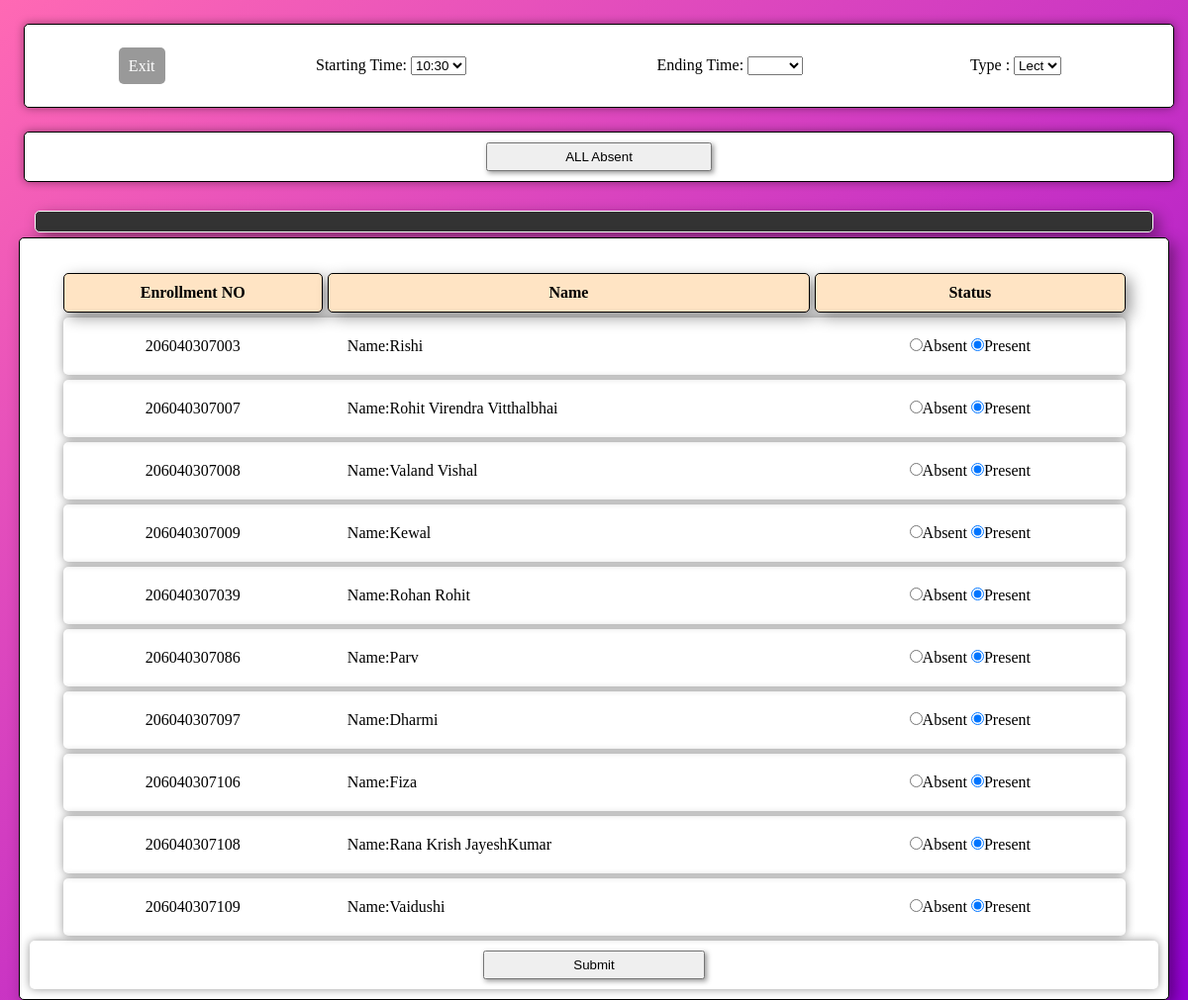
Page /Lecturer/php/AttendanceInsert.php (signed in) on the committed database.
### tables this page shows
CREATE TABLE `student` (
  `StuRollno` char(12) NOT NULL,
  `StuName` varchar(60) NOT NULL,
  `Gender` char(1) NOT NULL,
  `Email_ID` varchar(50) NOT NULL,
  `Contact_no` varchar(50) NOT NULL,
  `Sem` int(1) NOT NULL,
  `Year` int(1) NOT NULL,
  `Password` varchar(20) DEFAULT NULL,
  `Branch_ID` varchar(8) NOT NULL
);

### Lecturer/php/AttendanceInsert.php (the view, shortened to what this page needs)
<?php
    if(isset($_SESSION['Lect_ID'])==1)
    {
?>
<html>
<head>
    <link rel="stylesheet" href="../css/Insert.css">
</head>
<body>
    <form method="post" action="AttendanceInsert.php">
        <center>
            <div class="Operation tb">
                <table style="margin-top:0">
                    <tr>
                        <td>
                            <a class="btn btn-primary" style="color:white;" href="../LecturerRedirect.php">Exit</a>
                        </td>
                        <td>
                            <label class="form-label">Starting Time:</label>
                            <select Name="Stime" Size="Number_of_options" class="form-select">
                                <?php
                                $time=date("h");?>
                                <option class="form-control" value="10:30" <?php if($time=="10"||$time=="11"){echo "selected";}?>> 10:30 </option>
                            </select>
                        </td>
                        <td>
                            <label class="form-label">Ending Time:</label>
                            <select Name="Etime" Size="Number_of_options" class="form-select">
                                <option class="form-control" value="10:30" selected><?php  ?></option>
                                <option class="form-control" value="11:30" <?php if($time=="10"||$time=="11"){echo "selected";}?>> 11:30 </option>
                            </select>
                        <td>
                            <label class="form-label">Type :</label>
                            <select Name="type" Size="Number_of_options" class="form-select">
                                <option class="form-control" value="Lect" selected>Lect</option>
                            </select>
                        </td>
                        </td>
                    </tr>
                </table>
            </div>
            <div class="Operation tb">
                <tr>
                    <td>
                        <button type="submit" style="width:20%;" name="action" value="ALL Present">
                            <?php if($_SESSION['checkall']==0){echo "ALL Absent";}else{echo "ALL Present";} ?>
                        </button>
                    </td>
                </tr>
            </div>
        </center>
        <center>
            <table style="margin-top:0" cellspacing="5px" border="0">
                <tr>
                    <th style="background-color: #333; color:white;">
                    </th>
                </tr>
            </table>
        </center>
        <center>
            <div class="studata">
                <table cellspacing="5px">
                    <tr>
                        <th>Enrollment NO</th>
                        <th>Name</th>
                        <th>Status</th>
                    </tr>
                    <?php
            include("../../db_connect.php");
            $sname="Advanced Java Programming";
            $query="SELECT Sub_ID FROM subject WHERE SubName='$sname'";
            $cmd=mysqli_query($con,$query);
            $sd=mysqli_fetch_array($cmd);
            $sid=$sd['Sub_ID'];
            $query="SELECT Branch_ID FROM sub_br WHERE Sub_ID='$sid'";
            $cmd=mysqli_query($con,$query);
            $br=mysqli_fetch_array($cmd);
            $branch=$br['Branch_ID'];
            $query="SELECT Sem FROM subject WHERE Sub_ID='$sid'";
            $cmd=mysqli_query($con,$query);
            $s=mysqli_fetch_array($cmd);
            $sem=$s['Sem'];
            $query2="SELECT StuRollno,StuName FROM student WHERE Branch_ID='$branch' AND Sem='$sem'";
            $cmd2=mysqli_query($con,$query2);
            $counter=0;
            while($row=mysqli_fetch_array($cmd2))
            {
                $eno=$row['StuRollno'];
                $name=$row['StuName'];
            ?>
                    <tr class="tb">
                        <td>
                            <?php echo $eno; ?>
                        </td>
                        <td style="text-align:left;">
                            <div class="myDIV" style="float:left;">Name: </div>
                            <div class="hide" style="float:left;">
                                <?php echo $name; ?>
                            </div>
                        </td>
                        <td><input type="radio" name="status[<?php echo $counter ?>]" value=0
                                id="A[<?php echo $counter ?>]" <?php if($_SESSION['checkall']==1){echo "checked"
                                ;}?>><label for="A[<?php echo $counter ?>]">Absent</label>
                            <input type="radio" name="status[<?php echo $counter ?>]" value=1
                                id="P[<?php echo $counter ?>]" <?php if($_SESSION['checkall']==0){echo "checked"
                                ;}?>><label for="P[<?php echo $counter ?>]">Present</label>
                        </td>
                    </tr>
                    <?php $counter++;
            }
            ?>
                </table>
                <div class="tb" style="padding:10px;">
                    <input type="submit" style="width:20%;" name="action" value="Submit">
    </form>
</body>
</html>
<?php
    }
    else
    {
        echo "<script>window.location.href='../../FacultyLogin.html';</script>";
    }?>

### Lecturer/css/Insert.css (style rules this page uses)
* { margin: 0; padding: 0; }
body { background-image: linear-gradient(to bottom right, #ff69b4, #9400d3); }
.Operation { margin: 2%; height: auto; padding: 10px; width: 95%; border-radius: 5px; box-shadow: 5px 5px 15px rgba(0, 0, 0, 0.411); border: 1px solid; background-color:white; }
.Operation button { padding: 5px; width: 20%; box-shadow: 2px 2px 5px rgba(0, 0, 0, 0.411); }
.studata { height: auto; padding: 10px; width: 95%; border-radius: 5px; box-shadow: 5px 5px 15px rgba(0, 0, 0, 0.411); border: 1px solid; background-color:white; }
table { margin-top: 20px; height:auto; width: 95%; }
th { padding: 10px; box-shadow: 5px 5px 15px rgba(0, 0, 0, 0.411); border-radius: 5px; background-color: bisque; border: 1px solid; }
td { text-align: center; padding: 20px; }
.tb { border-radius: 5px; box-shadow: 0 0 10px rgba(0, 0, 0, 0.411); transition: 0.3s; }
.tb input[type='submit'], button { padding: 5px; width: 80%; box-shadow: 2px 2px 5px rgba(0, 0, 0, 0.411); }
a { text-decoration: none; color: black; }

### Lecturer/php/AttendanceInsert.php (style rules this page uses)
a { height: 100%; width: 100%; background-color: #999; text-decoration: none; padding: 10px; color: white; border-radius: 5px; }

### rows in the picture
student: StuRollno "206040307003", StuName "Rishi"
student: StuRollno "206040307007", StuName "Rohit Virendra Vitthalbhai"
student: StuRollno "206040307008", StuName "Valand Vishal"
student: StuRollno "206040307009", StuName "Kewal"
student: StuRollno "206040307039", StuName "Rohan Rohit"
student: StuRollno "206040307086", StuName "Parv"
student: StuRollno "206040307097", StuName "Dharmi"
student: StuRollno "206040307106", StuName "Fiza"
student: StuRollno "206040307108", StuName "Rana Krish JayeshKumar"
student: StuRollno "206040307109", StuName "Vaidushi"
